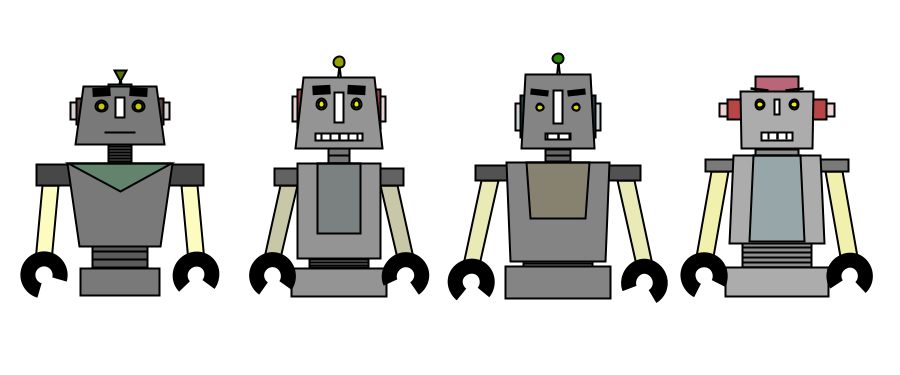
Frame 1 (no input)
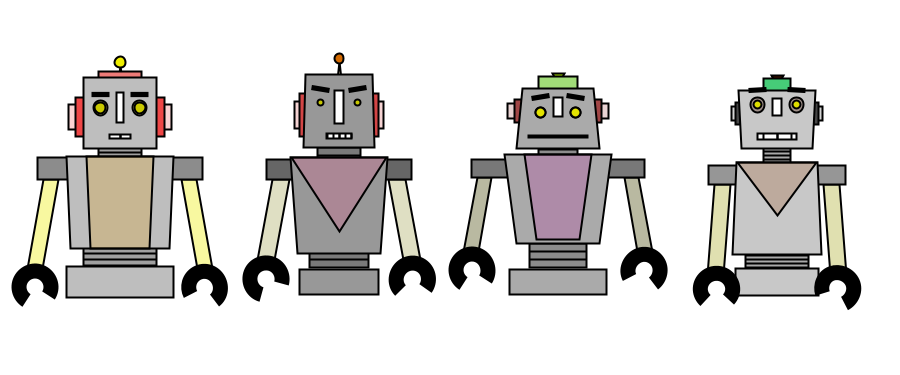
Frame 2 (the mouse pressed at the canvas centre, redrawn once)

The Processing sketch that drew these frames (run headless with seeded random() and noise(); the mouse was pressed at the canvas centre and the sketch redrawn once):

// Processing sketch: processing_54105
// ── processing_54105.pde

float x1, x2, y1, y2;
float bx1, by1, bx2, by2;
float w1, h1, n1;
float d, d1, dx, dy;
float r, g, b, bw;
float r1, g1, b1;
float neck, mouthx, mouthy, earx, eary, bulb;
float spacer;
float alph;

float liny1;
float liny2;

void setup()
{
  smooth();
  strokeCap(SQUARE);
  size(900, 375);
  noLoop();
}

void draw()
{
  background(255);
  spacer = width/4.1;
  for (int i = 120; i<width; i+=spacer)
  {
    x1 = random(30, 40);
    y1 = random(15, 35);
    x2 = random(35, 45);
    y2 = random(35, 45);
    n1 = random(4, 10);

    d = random(6, 12);
    d1 = random(4, 20);
    dx = random(17, 20);
    dy = random (-5, 7);
    neck = random(20, 45);
    mouthx = random(20, 60);
    mouthy = random(0, 12);

    r = random(255);
    g = random(255);
    b = random(255);
    r1 = random(255);
    g1 = random(255);
    b1 = random(255);
    bw = random(120, 230);

    alph = random(50, 100);

    eary = random(0, 10);
    earx = random(0, 30);

    bulb = random(8, 12);

    bx1 = random(40, 55);
    by1 = random(33, 43);
    bx2 = random(40, 50);
    by2 = random(45, 65);

    head(i, x1, x2, y1, y2, neck, d, d1, dx, dy, r, g, b, alph, mouthx, mouthy, bw, n1, earx, eary, bulb, bx1, by1, bx2, by2, r1, g1, b1);
  }
}

void head(float x, float x1, float x2, float y1, float y2, float neck, float d, float d1, float dx, float dy, float r, float g, float b, float alph, float mouthx, float mouthy, float bw, float n1, float earx, float eary, float bulb, float bx1, float by1, float bx2, float by2, float r1, float g1, float b1)
{

  pushMatrix();
  rectMode(CENTER);
  translate(x, height/3.5);
  strokeWeight(2);


  triangle(0, -y1*1.4, 5, 0, -5, 0);

  fill(r, g, 0);
  if (y1>25)
  {  
    ellipse(0, -y1*1.5, bulb, bulb);
  }

  else 
  {
    pushMatrix();
    translate(0, -y1*1.5);
    triangle(-6, -6, 6, -6, 0, 5);

    popMatrix();
  }


  fill(r, b, 120);
  rect(0, -d1, neck, neck); 




  //EARS
  fill(r, 70, 70, 60);
  rect(x1+3, eary, earx*1.4, y1/1.2);
  rect(-x1-3, eary, earx*1.4, y1/1.2);
  fill(r, 70, 70);
  rect(x1, eary, earx, y1*1.3);
  rect(-x1, eary, earx, y1*1.3);

  //NECK

  fill(bw-30);
  rect(0, 50, neck, 100);
  float step1 = random(3.5, 10);
  for (int i =0; i<100; i+=step1)
  {
    line(-neck/2, i, neck/2, i);
  }

  //WAIST

  fill(bw-30);
  rect(0, 120, bx2*2 - 25, 80);
  float step2 = random(3.5, 10);
  for (int i =80; i<160; i+=step2)
  {
    line(-bx2+12.5, i, bx2-12.5, i);
  }

  //LOWER WAIST
  fill(bw);
  float waist = random( -10, 15);
  float waisty = random( 25, 35);
  rect(0, 175, bx2*2 + waist, waisty);

  //HEAD
  fill(bw);
  quad(-x1, -y1, x1, -y1, x2, y2, -x2, y2);

  //MOUTH
  fill(255);
  rect(0, 0, n1, y1);
  pushMatrix();
  translate(0, y2-12);
  rect(0, 0, mouthx, mouthy);
  float step = random(4, 15);
  for (int i =0; i<(mouthx/2); i+=step)
  {
    line(i, (-mouthy/2.1), i, mouthy/2.1);
    line(-i, (-mouthy/2.1), -i, mouthy/2.1);
  }
  //EYES
  popMatrix();
  rectMode(CENTER);
  fill(r, g, 0, alph);
  ellipse(-dx, dy, d1, d1);
  ellipse(dx, dy, d1, d1);

  float c1 = random(180, 245);
  fill(c1, c1, 0);
  ellipse(-dx, dy, d, d);
  ellipse(dx, dy, d, d);

  //BROWS
  float brow = random(2, 10);

  strokeWeight(brow);

  liny1 = dy-(random(12, 17));
  liny2 = dy-(random(12, 17));

  line(-dx-9, liny1, -dx+9, liny2);
  line(dx-9, liny2, dx+9, liny1);

  pushMatrix();
  translate(0, 90);

  strokeWeight(2);


  //LEFT ARM
  float armrandom = random(15, 25);
  float arm1 = random(20, 35);
  float armr = random(0, 5);
  float army = random(60, 85);
  float arm = random(0, 20);
  float armPush = random (20, 25);

  fill(g1, g1, 0, alph);
  quad(-bx1-arm1+6, -by1+armrandom, -bx1-arm1+6-arm, army, -bx1-arm1-arm +armPush, army, -bx1-arm1+armPush, -by1+armrandom);

  //RIGHT ARM
  quad(-(-bx1-arm1+6), -by1+armrandom, -(-bx1-arm1+6-arm), army, -(-bx1-arm1-arm +armPush), army, -(-bx1-arm1+armPush), -by1+armrandom);

  strokeWeight(15);
  float circ = random (-15, 15);
  noFill();
  arc(-bx1-arm1+15-arm, army+13, 32, 32, radians(120+circ), radians(390+circ));  
  arc(bx1+arm1-15+arm, army+13, 32, 32, radians(150+circ), radians(410+circ));  
  strokeWeight(2);
  //ARM PADS
  fill(bw-50);
  quad(-bx1-arm1, -by1+armr, bx1+arm1, -by1+armr, bx1+arm1, -by1+armrandom, -bx1-arm1, -by1+armrandom);

  //BODY
  fill(bw);
  quad(-bx1, -by1, bx1, -by1, bx2, by2, -bx2, by2);

  //CHEST
  if (bx1%2<=1)
  {
    float py = random(-10, 45);
    fill(r1, g1/1.5, b1/1.5, alph);
    triangle(-bx1+1, -by1, bx1-1, -by1, 0, py);
    //    ellipse(20, 20, 10, 10);  
    //    ellipse(20, 40, 10, 10);
  }
  else 
  {
    float px1 = random(0, 45);
    fill(r1, g1/1.5, b1/1.5, alph/1.5);
    quad(-bx1+20, -by1, bx1-20, -by1, bx2-20, by2-px1, -bx2+20, by2-px1);
  }

  popMatrix();
  popMatrix();
}

void mousePressed()
{
  redraw();
}
